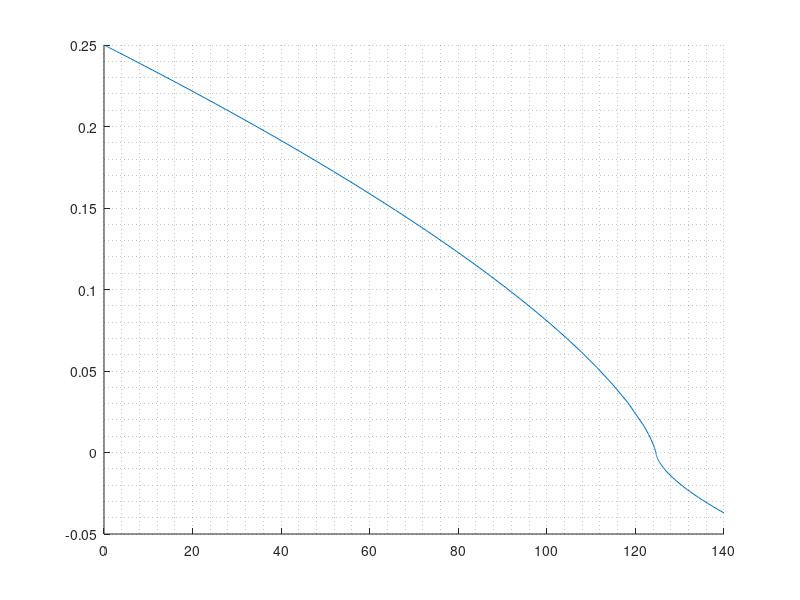
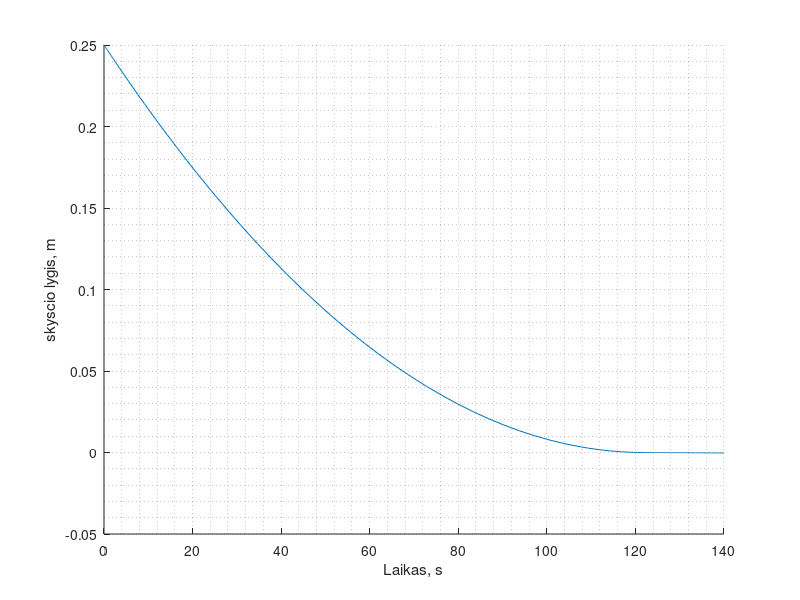

Source code (MATLAB) for these figures, in order:
function Lab_ode45
clc, clear all,
close all
global g h0 rh c rc R Aw;
t0=0;
rc = 0.09;
h0=0.25;
g=9.8;
rh=0.005;
c=0.6;
Tmax=140;
R=@(h)0.3*sqrt(h)+0,005;
Aw1=@(h)pi*(0.3*sqrt(h)+0.005)^2;
Aw2=@(h)pi*rc.^2;
for i=1:2
    if i==1
        Aw=Aw1;
    else
        Aw=Aw2;
    end    
 		[T,Y]=ode45(@funkcija, [0 Tmax], h0);
    	figure(i); hold on;
plot(T,Y(:,1));
grid minor;
end;
xlabel('Laikas, s'); ylabel('skyscio lygis, m');
function f=funkcija(t,h)
f=-c*pi*rh^2*sqrt(2*g*h)/Aw(h); 
end
end 
